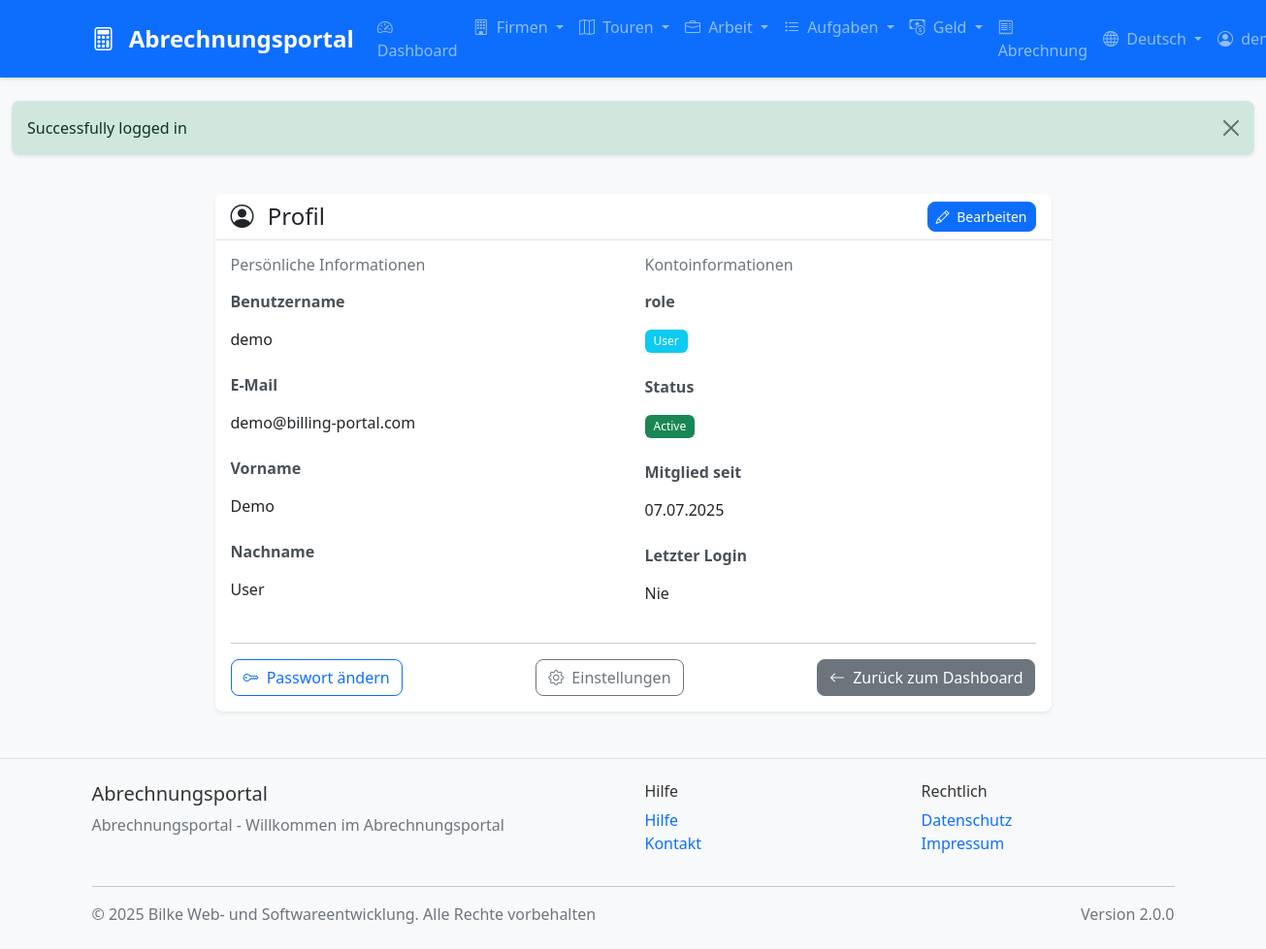
Page /profile?lang=de (signed in) on the committed database.
### tables this page shows
CREATE TABLE users (
    id INT AUTO_INCREMENT PRIMARY KEY,
    username VARCHAR(50) UNIQUE NOT NULL,
    email VARCHAR(100) UNIQUE NOT NULL,
    password VARCHAR(255) NOT NULL,
    first_name VARCHAR(50),
    last_name VARCHAR(50),
    role ENUM('admin', 'manager', 'user') DEFAULT 'user',
    domain VARCHAR(100),
    status ENUM('active', 'inactive', 'suspended') DEFAULT 'active',
    last_login DATETIME,
    created_at TIMESTAMP DEFAULT CURRENT_TIMESTAMP,
    updated_at TIMESTAMP DEFAULT CURRENT_TIMESTAMP ON UPDATE CURRENT_TIMESTAMP,
    INDEX idx_username (username),
    INDEX idx_email (email),
    INDEX idx_domain (domain),
    INDEX idx_status (status)
);

### templates/profile/index.php (the view, shortened to what the rows shown need)
<?php include __DIR__ . '/../layout/header.php'; ?>
<div class="row">
    <div class="col-md-8 mx-auto">
        <div class="card">
            <div class="card-body">
                <div class="row">
                    <div class="col-md-6">
                        <div class="mb-3">
                            <label class="form-label fw-bold"><?= $localization->get('username') ?></label>
                            <p class="form-control-plaintext"><?= htmlspecialchars($user['username']) ?></p>
                        </div>
                        <div class="mb-3">
                            <label class="form-label fw-bold"><?= $localization->get('email') ?></label>
                            <p class="form-control-plaintext"><?= htmlspecialchars($user['email']) ?></p>
                        </div>
                        <div class="mb-3">
                            <label class="form-label fw-bold"><?= $localization->get('first_name') ?></label>
                            <p class="form-control-plaintext"><?= htmlspecialchars($user['first_name']) ?></p>
                        </div>
                        <div class="mb-3">
                            <label class="form-label fw-bold"><?= $localization->get('last_name') ?></label>
                            <p class="form-control-plaintext"><?= htmlspecialchars($user['last_name']) ?></p>
                        </div>
                    </div>
                    <div class="col-md-6">
                        <div class="mb-3">
                            <p class="form-control-plaintext">
                                <span class="badge bg-<?= $user['role'] === 'admin' ? 'danger' : ($user['role'] === 'manager' ? 'warning' : 'info') ?>">
                                    <?= ucfirst($user['role']) ?>
                                </span>
                            </p>
                        </div>
                        <div class="mb-3">
                            <p class="form-control-plaintext">
                                <span class="badge bg-<?= $user['status'] === 'active' ? 'success' : 'secondary' ?>">
                                    <?= ucfirst($user['status']) ?>
                                </span>
                            </p>
                        </div>
                        <div class="mb-3">
                            <label class="form-label fw-bold"><?= $localization->get('member_since') ?></label>
                            <p class="form-control-plaintext"><?= date('d.m.Y', strtotime($user['created_at'])) ?></p>
                        </div>
                    </div>
                </div>
            </div>
        </div>
    </div>
</div>
<?php include __DIR__ . '/../layout/footer.php'; ?>

### rows in the picture
users: username "demo", email "demo@billing-portal.com", first_name "Demo", last_name "User", role "User", status "Active", created_at "07.07.2025"

### other values in the picture
$localization->get('app_name') "Abrechnungsportal"
$localization->get('nav_dashboard') "Dashboard"
$localization->get('nav_company') "Firmen"
$localization->get('nav_tours') "Touren"
$localization->get('nav_work') "Arbeit"
$localization->get('nav_tasks') "Aufgaben"
$localization->get('nav_money') "Geld"
$localization->get('nav_billing') "Abrechnung"
$localization->getLocaleName($locale) "Deutsch"
$session->getFlash('success') "Successfully logged in"
$localization->get('profile') "Profil"
$localization->get('edit') "Bearbeiten"
$localization->get('personal_information') "Persönliche Informationen"
$localization->get('username') "Benutzername"
$localization->get('email') "E-Mail"
